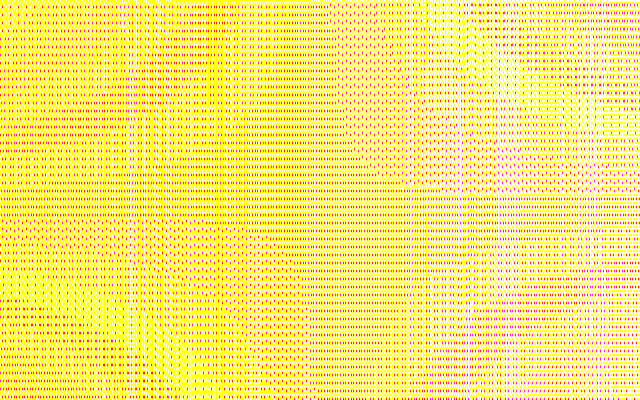
Frame 1 (no input)
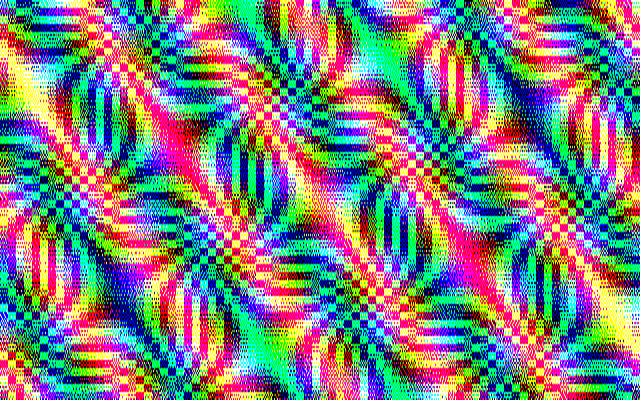
Frame 60 (the mouse pressed at the canvas centre just before this capture)
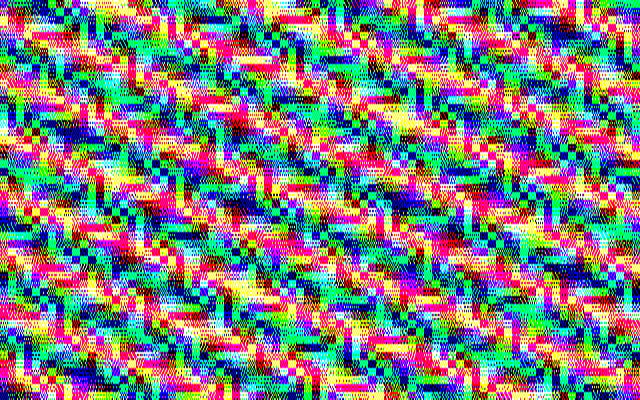
Frame 120 (the mouse held since frame 60 and released just before this capture)

The Processing sketch that drew these frames (run headless with seeded random() and noise(); from frame 60 on, the mouse is pressed at the canvas centre):

// Processing sketch: VRAM7
// ── VRAM7.pde
int[][]  plas_lut;
int[]    palette  = new int[255];

PImage img, img2;
PGraphics pg;
int COLS=80;
int ROWS=50;
int BYTES_PER_ROW=8*COLS;  //  25 lines
int mem[] = new int[1024*1024];
int R=0xf0000, G=0x0C000, B=0xf4000;

//int intensity[][] = { {0, 0, 0, 0}, {136, 0, 34, 0}, {170, 0, 170, 0}, {170, 17, 170, 68}, {170, 85, 170, 85}, {85, 238, 85, 187}, {119, 255, 221, 255}, {255, 255, 255, 255}};
int intensity[][] = { {0, 0, 0, 0}, {0, 0, 0, 0}, {0, 0, 0, 0}, {0, 0, 0, 0}, {0, 0, 0, 0}, {0, 0, 0, 0}, {0, 0, 0, 0}, {0, 0, 0, 0}, {0, 0, 0, 0}, {0, 0, 0, 0}, {0, 0, 0, 0}, {0, 0, 0, 0}, {0, 0, 0, 0}, {0, 0, 0, 0}, {0, 0, 0, 0}, {0, 0, 0, 0}, {0, 0, 0, 4}, {0, 0, 0, 16}, {0, 0, 0, 136}, {0, 0, 0, 137}, {0, 0, 4, 32}, {0, 0, 8, 0}, {0, 0, 66, 0}, {0, 0, 17, 0}, {0, 0, 17, 0}, {0, 0, 18, 0}, {0, 0, 73, 0}, {0, 0, 36, 0}, {0, 0, 146, 0}, {0, 0, 73, 0}, {0, 8, 32, 1}, {0, 66, 0, 17}, {0, 16, 0, 34}, {0, 132, 0, 34}, {0, 68, 0, 34}, {0, 68, 0, 34}, {0, 68, 0, 34}, {0, 146, 0, 1}, {0, 73, 0, 2}, {0, 36, 0, 17}, {0, 146, 0, 17}, {0, 73, 0, 18}, {0, 36, 0, 73}, {0, 146, 0, 36}, {0, 73, 0, 146}, {0, 36, 0, 73}, {0, 146, 0, 36}, {0, 73, 0, 165}, {0, 37, 0, 41}, {0, 74, 0, 36}, {0, 170, 0, 68}, {0, 170, 0, 68}, {0, 170, 0, 68}, {0, 170, 0, 68}, {0, 170, 0, 146}, {0, 170, 0, 73}, {0, 170, 0, 36}, {0, 170, 0, 146}, {0, 170, 0, 82}, {0, 170, 0, 149}, {2, 168, 1, 82}, {4, 161, 8, 37}, {16, 68, 17, 34}, {132, 34, 16, 69}, {33, 72, 4, 81}, {8, 146, 33, 8}, {66, 36, 8, 146}, {17, 136, 68, 34}, {17, 136, 68, 34}, {17, 136, 68, 34}, {17, 136, 68, 34}, {17, 136, 68, 34}, {17, 136, 68, 73}, {17, 136, 68, 41}, {17, 136, 146, 36}, {17, 136, 73, 146}, {36, 136, 37, 16}, {146, 68, 34, 72}, {73, 34, 145, 72}, {36, 17, 72, 146}, {146, 8, 164, 73}, {73, 146, 68, 34}, {36, 73, 34, 145}, {146, 36, 17, 74}, {73, 146, 36, 66}, {36, 73, 146, 68}, {146, 36, 73, 146}, {73, 146, 36, 73}, {36, 73, 146, 36}, {146, 36, 73, 146}, {73, 146, 36, 73}, {36, 73, 146, 73}, {146, 37, 146, 41}, {73, 36, 82, 36}, {36, 146, 169, 68}, {146, 73, 84, 137}, {73, 84, 137, 82}, {36, 170, 17, 170}, {146, 84, 36, 146}, {148, 165, 146, 73}, {165, 41, 74, 81}, {41, 74, 82, 36}, {74, 82, 148, 73}, {82, 148, 165, 40}, {165, 82, 149, 72}, {85, 34, 153, 74}, {85, 34, 153, 74}, {85, 34, 173, 64}, {85, 34, 173, 64}, {85, 34, 173, 66}, {85, 73, 85, 73}, {85, 36, 85, 41}, {85, 164, 42, 83}, {85, 164, 85, 42}, {85, 164, 85, 74}, {85, 170, 68, 182}, {85, 170, 68, 182}, {85, 170, 73, 181}, {85, 170, 36, 85}, {85, 170, 148, 101}, {85, 170, 149, 105}, {85, 170, 85, 36}, {85, 170, 85, 146}, {85, 170, 85, 146}, {85, 170, 85, 170}, {85, 170, 85, 169}, {171, 84, 171, 36}, {90, 165, 90, 146}, {214, 41, 214, 73}, {181, 74, 181, 74}, {173, 82, 173, 82}, {107, 148, 107, 148}, {109, 146, 109, 146}, {182, 73, 182, 73}, {219, 36, 219, 36}, {109, 146, 109, 146}, {182, 73, 182, 73}, {219, 36, 219, 85}, {109, 146, 109, 85}, {182, 73, 182, 85}, {219, 36, 247, 18}, {109, 165, 90, 173}, {182, 74, 182, 85}, {219, 84, 219, 74}, {109, 170, 85, 219}, {182, 170, 85, 109}, {219, 170, 85, 187}, {109, 170, 85, 187}, {182, 170, 109, 85}, {219, 170, 109, 171}, {109, 181, 86, 106}, {182, 90, 213, 173}, {219, 173, 213, 54}, {109, 182, 74, 247}, {182, 219, 85, 182}, {238, 51, 173, 106}, {238, 51, 173, 218}, {238, 51, 173, 218}, {238, 53, 219, 84}, {238, 85, 187, 204}, {238, 85, 187, 204}, {238, 85, 187, 213}, {238, 85, 187, 85}, {238, 85, 187, 85}, {247, 89, 174, 117}, {189, 86, 235, 181}, {239, 89, 222, 101}, {125, 166, 219, 109}, {247, 154, 119, 170}, {223, 105, 183, 218}, {126, 165, 123, 173}, {255, 145, 127, 164}, {255, 17, 255, 146}, {255, 17, 255, 74}, {255, 36, 255, 73}, {255, 146, 255, 36}, {255, 73, 255, 146}, {255, 36, 255, 73}, {255, 146, 255, 36}, {255, 73, 255, 148}, {255, 36, 255, 165}, {255, 146, 255, 85}, {255, 73, 255, 85}, {255, 36, 255, 85}, {255, 146, 255, 85}, {255, 82, 255, 85}, {255, 148, 255, 85}, {255, 165, 255, 85}, {255, 42, 255, 85}, {255, 85, 254, 87}, {255, 85, 254, 87}, {255, 85, 255, 101}, {255, 85, 255, 42}, {255, 85, 255, 170}, {255, 85, 255, 170}, {255, 85, 255, 170}, {255, 85, 255, 170}, {255, 85, 255, 181}, {255, 90, 247, 189}, {255, 214, 189, 239}, {255, 181, 255, 86}, {255, 182, 123, 222}, {255, 219, 239, 187}, {255, 109, 191, 117}, {255, 182, 255, 85}, {255, 219, 255, 85}, {255, 109, 255, 85}, {255, 182, 255, 85}, {255, 219, 255, 173}, {255, 109, 255, 182}, {255, 182, 255, 219}, {255, 219, 255, 109}, {255, 119, 239, 189}, {255, 119, 255, 173}, {255, 119, 255, 109}, {255, 123, 223, 251}, {255, 222, 123, 255}, {255, 247, 222, 255}, {255, 190, 247, 254}, {255, 255, 218, 255}, {255, 255, 214, 255}, {255, 255, 182, 255}, {255, 255, 219, 255}, {255, 255, 109, 255}, {255, 255, 182, 255}, {255, 255, 219, 255}, {255, 255, 109, 255}, {255, 255, 182, 255}, {255, 255, 219, 255}, {255, 255, 110, 255}, {255, 255, 239, 255}, {255, 255, 123, 255}, {255, 255, 223, 253}, {255, 255, 255, 182}, {255, 255, 255, 219}, {255, 255, 255, 109}, {255, 255, 255, 183}, {255, 255, 255, 119}, {255, 255, 255, 123}, {255, 255, 255, 223}, {255, 255, 255, 126}, {255, 255, 255, 255}, {255, 255, 255, 255}, {255, 255, 255, 255}, {255, 255, 255, 255}, {255, 255, 255, 255}, {255, 255, 255, 255}, {255, 255, 255, 255}, {255, 255, 255, 255}, {255, 255, 255, 255}, {255, 255, 255, 255}, {255, 255, 255, 255}, {255, 255, 255, 255}, {255, 255, 255, 255}, {255, 255, 255, 255}, {255, 255, 255, 255} };

void setup() {
  size(640, 400);
  //fullScreen();
  plas_lut = new int[COLS][ROWS];
  //buildPalette();
  buildMap();

  img = createImage(COLS*8, 200, RGB);
  pg = createGraphics(width, height); //img.width, img.height); //fbo
}

void setCell(int row, int col, int b, int channel) {
  //b = constrain(b/32, 0, 7); //deze regel kan uit bij 255 resolutie
  for (int i=0; i<4; i++) {
    mem[channel+row*COLS*4 + col*4 + i] = intensity[b][i];
  }
}

void setCellRed(int row, int col, int b) {
  setCell(row, col, b, R);
}

void setCellGreen(int row, int col, int b) {
  setCell(row, col, b, G);
}
void setCellBlue(int row, int col, int b) {
  setCell(row, col, b, B);
}

void draw() {
  //green
  for (int row=0, i=0; row<ROWS; row++) {
    for (int col=0; col<COLS; col++, i++) {

      float x=col; //float(col)/COLS;
      float y=row; //float(row)/ROWS;
      float t = frameCount*.1;
      //float tixy = sin(x)*cos(y);
      //cos((x-COLS/2)/3*sin(t/4))*sin((y-ROWS/2)/3*sin(t/4)) ; //(row&col)+t*i); ////sin(xx/8*yy/5 + t)*
      //cos(t+(xx/4*yy/5));

      float zoom = sin(t*.1);

      float ox = (x-COLS/2) * zoom;
      float oy = (y-ROWS/2) * zoom;

      float angle = t*.1;
      float cx = cos(angle);
      float sx = sin(angle);

      float xr = ox * cx - oy * sx;
      float yr = ox * sx + oy * cx;

      //float tixy = sin(xr); // * cos(yr);
  
      float tixy = sin(yr*xr+pow(t,sin(t*t)));


      int o = int(constrain(map(tixy, -1, 1, 0, 255), 0, 255));


      setCellGreen(row, col, o);


      tixy = cos(xr); // * cos(yr);
      o = int(constrain(map(tixy, -1, 1, 0, 255), 0, 255));
      setCellRed(row, col, o);

      tixy = sin(xr)* cos(yr);
      o = int(constrain(map(tixy, -1, 1, 0, 255), 0, 255));
      setCellBlue(row, col, o);


      //int b = int(float(col)/COLS*255);
      //float cx = COLS/2 + sin(frameCount*.1)*5;
      //float cy = ROWS/2 + cos(frameCount*.1)*5;
      //int b = int(map(dist(row, col, cy, cx), 0, 48, 0, 255));
      //setCellGreen(row, col, int(map(sin(-frameCount*.25+b/48.*TWO_PI), -1, 1, 0, 255)));

      //cx = COLS/2 + sin(frameCount*.1)*10;
      //cy = ROWS/2 + cos(frameCount*.1)*10;
      //b = int(map(dist(row, col, cy, cx), 0, 48, 0, 255));
      //setCellRed(row, col, int(map(sin(frameCount*.25+b/48.*TWO_PI), -1, 1, 0, 255)));

      //cx = COLS/2 + sin(frameCount*.1)*-15;
      //cy = ROWS/2 + cos(frameCount*.1)*-15;
      //b = int(map(dist(row, col, cy, cx), 0, 48, 0, 255));
      //setCellBlue(row, col, int(map(sin(-frameCount*.25+b/48.*TWO_PI), -1, 1, 0, 255)));
    }
  }

  setImageFromMemory(img);
  image(img, 0, 0, width, height);

  save("tmp.png");
}

void keyPressed() {
  if (key=='c') clearAll();
}

// ── Utils.pde


void setImageFromMemory(PImage img) {
  img.loadPixels();
  for (int y=0, bit=128, j=0, w=img.width, h=img.height; y<h; y++) {
    for (int x=0; x<w; x++, bit=128>>(x%8), j++) {
      int i = int(y/4)*(w/2)+(y%4)+int(x/8)*4;
      int r = (mem[R+i] & bit)>0 ? 255 : 0;
      int g = (mem[G+i] & bit)>0 ? 255 : 0;
      int b = (mem[B+i] & bit)>0 ? 255 : 0;
      img.pixels[j] = color(r, g, b);
    }
  }
  img.updatePixels();
}

void setMemoryFromImage(PImage img) { //expects 3-bit full R,G,B,W,C,M,Y,K
  img.loadPixels();
  for (int y=0, bit=0, j=0, w=img.width, h=img.height; y<h; y++) {
    for (int x=0; x<w; x++, bit=128>>(x%8), j++) {
      int i = int(y/4)*(w/2)+(y%4)+int(x/8)*4;
      if ((int(red(img.pixels[j]))&255)>0) mem[R+i] |= bit;
      //else mem[R+i] &= ~bit;
      if ((int(green(img.pixels[j]))&255)>0) mem[G+i] |= bit;
      //else mem[G+i] &= ~bit;
      if ((int(blue(img.pixels[j]))&255)>0) mem[B+i] |= bit;
      //else mem[B+i] &= ~bit;
    }
  }
}

void clearChannels(boolean r, boolean g, boolean b) {
  for (int i=0; i<COLS*4*50; i++) {
    if (r) mem[R+i] = 0;
    if (g) mem[G+i] = 0;
    if (b) mem[B+i] = 0;
  }
}

void clearAll() {
  clearChannels(true,true,true);
}

void clearR() {
  clearChannels(true,false,false);
}

void clearG() {
  clearChannels(false,true,false);
}

void clearB() {
  clearChannels(false,false,true);
}

// ── plasma.pde

//void setup()
//{
//  size(1112,834);
//}

//void buildPalette ()
//{
//  colorMode(HSB);
//  for(int i=0;i<palette.length;i++)
//  {
//    //int h = int(128.0 + 128 * asin(PI * (float)i / 32.0));
//    int s = int(128.0 + 128 * cos(PI * (float)i / 64.0));
//    int b = int(128.0 + 128 * sin(PI * (float)i / 128.0));
//    palette[i] = color(140,s,b+25);
//  }
//}

void buildMap ()
{
  for(int x=0;x<COLS;x++) for(int y=0;y<ROWS;y++)
  {
    plas_lut[x][y] = 128+int(
      128f + (128f * sin(x / 56f))
           + 128f + (256f * pow(1/cos(y / 50f),-1))
    + 128f * sin((float)x/COLS)
    + 128f + 128*sin((x+y)/128f)
    + 128f + (128f * cos(sqrt(x*x + y*y) / 56f)));
  }
}

//void draw()
//{
//  loadPixels();
//  for(int x=0;x<COLS;x++) for(int y=0;y<ROWS;y++)
//    pixels[y*COLS + x] = palette[(plas_lut[x][y] + frameCount*2) % 255];
//  updatePixels();
//}
